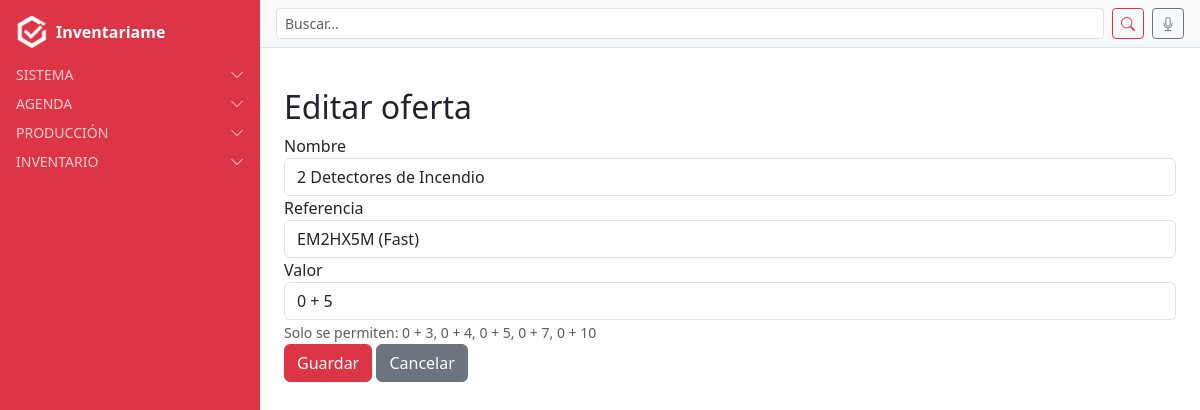
Screenshot of /ofertas/43/editar/ (signed in) with the database file from the repository.
### oferta/models.py (models this page shows, shortened)
class Oferta(models.Model):
    nombre = models.CharField(max_length=150)
    referencia = models.ForeignKey(
        Referencia,
        on_delete=models.CASCADE,
        related_name="ofertas",
        default=1
    )
    valor = models.IntegerField(
        choices=[(3, "0 + 3"), (4, "0 + 4"), (5, "0 + 5"), (7, "0 + 7"), (10, "0 + 10")],
        help_text="Selecciona uno de los valores permitidos"
    )
    class Meta:
        verbose_name = "Oferta"
        verbose_name_plural = "Ofertas"
        ordering = ["nombre"]

### oferta/views.py (the view)
# urls.py: path("<int:pk>/editar/", views.oferta_editar, name="oferta_editar"),
@login_required
def oferta_editar(request, pk):
    oferta = get_object_or_404(Oferta, pk=pk)
    form = OfertaForm(request.POST or None, instance=oferta)
    if form.is_valid():
        form.save()
        return redirect("oferta_list")
    return render(request, "oferta/oferta_form.html", {"form": form, "titulo": "Editar oferta"})

### oferta/forms.py
class OfertaForm(forms.ModelForm):
    class Meta:
        model = Oferta
        fields = ["nombre", "referencia", "valor"]
        widgets = {
            "nombre": forms.TextInput(attrs={"class": "form-control"}),
            "referencia": forms.Select(attrs={"class": "form-control"}),
            "valor": forms.Select(
                choices=[(3, "0 + 3"), (4, "0 + 4"), (5, "0 + 5"), (7, "0 + 7"), (10, "0 + 10")],
                attrs={"class": "form-control"}
            ),
        }

### referencias/models.py (called while the page is built)
    def __str__(self):
        return self.nombre

    def __str__(self):
        return f"{self.nombre} ({self.tipo})"

### users/context_processors.py (called while the page is built)
def alertas_processor(request):
    if not request.user.is_authenticated:
        return {}
    ahora = timezone.now()
    proximas_con_recordatorio = Cita.objects.filter(
        usuario=request.user, recordatorio=True,
        fecha__gte=ahora, fecha__lte=ahora + timedelta(days=1)
    )
    if proximas_con_recordatorio.exists():
        return {"alertas": f"Tienes {proximas_con_recordatorio.count()} cita(s) con recordatorio en 24h"}
    return {}

### oferta/templates/oferta/oferta_form.html (shortened to what this page needs)
{% extends "base.html" %}
{% block content_authenticated %}
<div class="container mt-4">
  <h2>{{ titulo }}</h2>
  <form method="post">
    <div class="form-group">
      <label for="id_nombre">Nombre</label>
      {{ form.nombre }}
    </div>
    <div class="form-group">
      <label for="id_referencia">Referencia</label>
      {{ form.referencia }}
    </div>
    <div class="form-group">
      <label for="id_valor">Valor</label>
      {{ form.valor }}
      <small class="form-text text-muted">Solo se permiten: 0 + 3, 0 + 4, 0 + 5, 0 + 7, 0 + 10</small>
    </div>
    <button type="submit" class="btn btn-danger">Guardar</button>
    <a href="{% url 'oferta_list' %}" class="btn btn-secondary">Cancelar</a>
  </form>
</div>
{% endblock %}

### rows the page displays
Oferta: nombre "2 Detectores de Incendio", referencia "EM2HX5M (Fast)", valor "0 + 5"

### other values shown
{{ titulo }} "Editar oferta"
